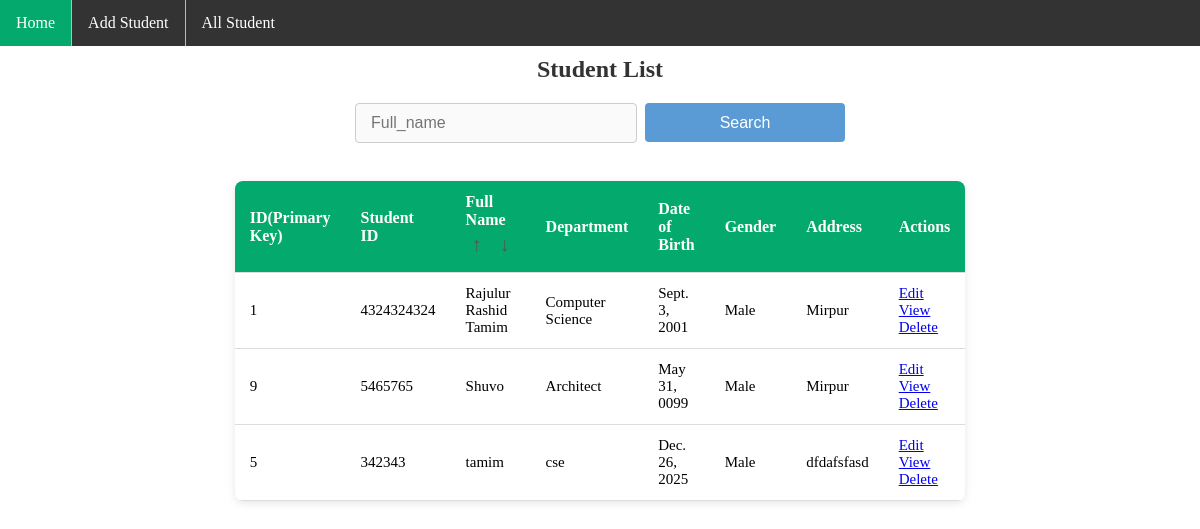
The page /all_student/?order=asc on the database its author committed.
### core/models.py (models this page shows, shortened)
class Student(models.Model):
   student_id = models.IntegerField()
   full_name = models.TextField(max_length=150)
   department = models.TextField(max_length=150)
   dob = models.DateField()
   gender = models.TextField(max_length=50)
   address = models.TextField(max_length=150)

### core/views.py (the view)
# urls.py: path('all_student/',views.all_student,name='all_student'),
def all_student(request):
    query = request.GET.get('query')
    data = Student.objects.all()
    if query:
        data = Student.objects.filter(
            Q(full_name__icontains = query)|
            Q(student_id__icontains = query)
        )
    order = request.GET.get('order')
    if order == 'asc':
        data = data.order_by('full_name')
    elif order == 'desc':
        data = data.order_by('-full_name')
    context = {
        'students': data
    }
    return render(request,'student/all_student.html',context)

### core/templates/student/all_student.html (shortened to what this page needs)
{% extends 'base.html' %}
{% block content %}
<h2>Student List</h2>
<form action="" method="GET" class="search-box" >
    <input type="text" placeholder="Full_name" name="query" value="{{ request.GET.query }}">
    <button class="btn">Search</button>
</form>
<table>
    <thead>
        <tr>
            <th>ID(Primary Key)</th>
            <th>Student ID</th>
            <th>Full Name
                <span class="short-icons">
                    <a href="?order=asc">&#8593</a>
                    <a href="?order=desc">&#8595</a>
                </span>
            </th>
            <th>Department</th>
            <th>Date of Birth</th>
            <th>Gender</th>
            <th>Address</th>
            <th>Actions</th>
        </tr>
    </thead>
    <tbody>
        {% for student in students %}
        <tr>
            <td>{{ student.id }}</td>
            <td>{{ student.student_id }}</td>
            <td>{{ student.full_name }}</td>
            <td>{{ student.department }}</td>
            <td>{{ student.dob }}</td>
            <td>{{ student.gender | title }}</td>
            <td>{{ student.address }}</td>
            <td>
                <a href="{% url 'edit_student' student.id %}">Edit</a>
                <a href="{% url 'view_student' student.id %}">View</a>
                <a href="{% url 'delete_student' student.id %}">Delete</a>
            </td>
        </tr>
        {% empty %}
        <tr>
            <td colspan="7" style="text-align: center;">No data found</td>
        </tr>
        {% endfor %}
    </tbody>
</table>
{% endblock content %}

### core/static/core/css/style.css (style rules this page uses)
body { margin: 0; padding: 0; }
h2, p { margin: 10px; }
h2 { text-align: center; margin-bottom: 20px; font-size: 24px; color: #333; }
input[type="text"], input[type="date"], select, textarea { width: 100%; padding: 12px; margin-bottom: 18px; border: 1px solid #ccc; border-radius: 4px; font-size: 14px; color: #333; background-color: #fafafa; }
button { width: 100%; padding: 14px; background-color: #4CAF50; color: white; border: none; border-radius: 4px; font-size: 16px; cursor: pointer; }
table { width: 60%; border-collapse: collapse; background: white; border-radius: 8px; overflow: hidden; box-shadow: 0px 2px 8px rgba(0,0,0,0.1); margin: 0 auto; }
table thead { background: #04AA6D; color: white; }
table th, table td { padding: 12px 15px; border-bottom: 1px solid #ddd; text-align: left; }
table th { font-size: 16px; }
table td { font-size: 15px; }
.search-box { display: flex; justify-content: center; margin: 20px 0; }
.search-box input[type="text"] { padding: 10px 15px; font-size: 16px; border: 1px solid #ccc; border-radius: 4px; width: 250px; outline: none; transition: 0.3s; }
.search-box .btn { width: 200px; height: 39px; padding: 10px 18px; margin-left: 8px; background-color: #5b9bd5; border: none; color: white; font-size: 16px; border-radius: 4px; cursor: pointer; transition: 0.3s; }
.short-icons { display: inline-flex; gap: 6px; }
.short-icons a { text-decoration: none; font-size: 20px; color: #555; padding: 4px 6px; border-radius: 4px; transition: 0.2s; }

### rows shown on the page
Student: id "1", student_id "4324324324", full_name "Rajulur Rashid Tamim", department "Computer Science", dob "Sept. 3, 2001", gender "Male", address "Mirpur"
Student: id "9", student_id "5465765", full_name "Shuvo", department "Architect", dob "May 31, 0099", gender "Male", address "Mirpur"
Student: id "5", student_id "342343", full_name "tamim", department "cse", dob "Dec. 26, 2025", gender "Male", address "dfdafsfasd"
